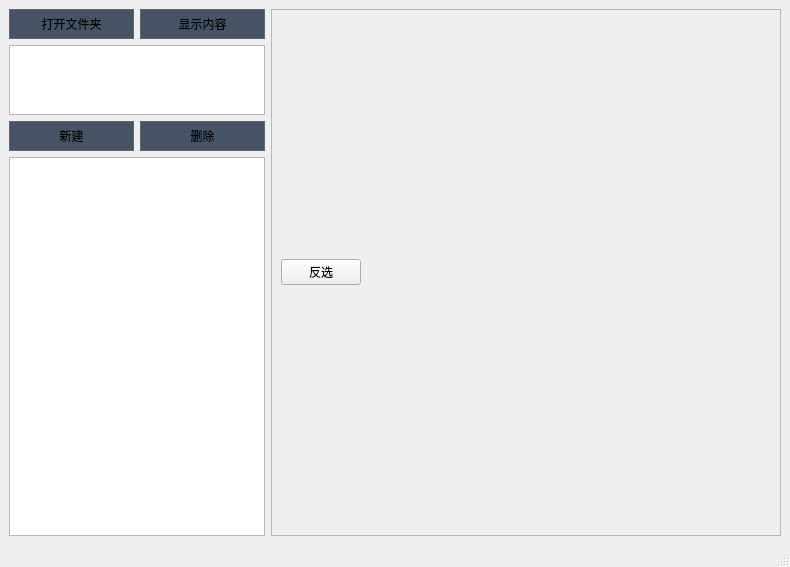
<?xml version="1.0" encoding="UTF-8"?>
<ui version="4.0">
 <class>labels_settings</class>
 <widget class="QMainWindow" name="labels_settings">
  <property name="geometry">
   <rect>
    <x>0</x>
    <y>0</y>
    <width>790</width>
    <height>567</height>
   </rect>
  </property>
  <property name="windowTitle">
   <string>MainWindow</string>
  </property>
  <widget class="QWidget" name="centralwidget">
   <layout class="QGridLayout" name="gridLayout">
    <item row="0" column="0">
     <layout class="QHBoxLayout" name="horizontalLayout" stretch="0,2">
      <item>
       <layout class="QVBoxLayout" name="verticalLayout" stretch="0,1,0,10,0">
        <item>
         <layout class="QHBoxLayout" name="horizontalLayout_4">
          <item>
           <widget class="QPushButton" name="open">
            <property name="styleSheet">
             <string notr="true">QPushButton {
    background-color: #455364; /* 默认颜色，浅灰色 */
    border: 1px solid #666666; /* 灰色的边框 */
    padding: 5px 10px;
}

QPushButton:hover {
    background-color: #54687a; /* 鼠标悬停时的颜色，稍浅的灰色 */
}

QPushButton:pressed {
    background-color: #455364; /* 鼠标点击时的颜色，稍深的灰色 */
}
</string>
            </property>
            <property name="text">
             <string>打开文件夹</string>
            </property>
           </widget>
          </item>
          <item>
           <widget class="QPushButton" name="pushButton">
            <property name="toolTip">
             <string>显示内容</string>
            </property>
            <property name="styleSheet">
             <string notr="true">QPushButton {
    background-color: #455364; /* 默认颜色，浅灰色 */
    border: 1px solid #666666; /* 灰色的边框 */
    padding: 5px 10px;
}

QPushButton:hover {
    background-color: #54687a; /* 鼠标悬停时的颜色，稍浅的灰色 */
}

QPushButton:pressed {
    background-color: #455364; /* 鼠标点击时的颜色，稍深的灰色 */
}
</string>
            </property>
            <property name="text">
             <string>显示内容</string>
            </property>
           </widget>
          </item>
         </layout>
        </item>
        <item>
         <widget class="QListWidget" name="models_list"/>
        </item>
        <item>
         <layout class="QHBoxLayout" name="horizontalLayout_2">
          <item>
           <widget class="QPushButton" name="pushButton_2">
            <property name="toolTip">
             <string>新建</string>
            </property>
            <property name="autoFillBackground">
             <bool>false</bool>
            </property>
            <property name="styleSheet">
             <string notr="true">QPushButton {
    background-color: #455364; /* 默认颜色，浅灰色 */
    border: 1px solid #666666; /* 灰色的边框 */
    padding: 5px 10px;
}

QPushButton:hover {
    background-color: #54687a; /* 鼠标悬停时的颜色，稍浅的灰色 */
}

QPushButton:pressed {
    background-color: #455364; /* 鼠标点击时的颜色，稍深的灰色 */
}
</string>
            </property>
            <property name="text">
             <string>新建</string>
            </property>
           </widget>
          </item>
          <item>
           <widget class="QPushButton" name="delete_2">
            <property name="toolTip">
             <string>删除</string>
            </property>
            <property name="styleSheet">
             <string notr="true">QPushButton {
    background-color: #455364; /* 默认颜色，浅灰色 */
    border: 1px solid #666666; /* 灰色的边框 */
    padding: 5px 10px;
}

QPushButton:hover {
    background-color: #54687a; /* 鼠标悬停时的颜色，稍浅的灰色 */
}

QPushButton:pressed {
    background-color: #455364; /* 鼠标点击时的颜色，稍深的灰色 */
}
</string>
            </property>
            <property name="text">
             <string>删除</string>
            </property>
           </widget>
          </item>
         </layout>
        </item>
        <item>
         <widget class="QListWidget" name="sets_list"/>
        </item>
        <item>
         <layout class="QHBoxLayout" name="horizontalLayout_3"/>
        </item>
       </layout>
      </item>
      <item>
       <widget class="QScrollArea" name="scrollArea">
        <property name="widgetResizable">
         <bool>true</bool>
        </property>
        <widget class="QWidget" name="scrollAreaWidgetContents_3">
         <property name="geometry">
          <rect>
           <x>0</x>
           <y>0</y>
           <width>504</width>
           <height>525</height>
          </rect>
         </property>
         <layout class="QGridLayout" name="gridLayout_2">
          <item row="0" column="0">
           <layout class="QVBoxLayout" name="verticalLayout_2" stretch="1,10">
            <item>
             <layout class="QHBoxLayout" name="horizontalLayout_6">
              <item>
               <widget class="QPushButton" name="fan">
                <property name="text">
                 <string>反选</string>
                </property>
               </widget>
              </item>
              <item>
               <spacer name="horizontalSpacer">
                <property name="orientation">
                 <enum>Qt::Horizontal</enum>
                </property>
                <property name="sizeHint" stdset="0">
                 <size>
                  <width>40</width>
                  <height>20</height>
                 </size>
                </property>
               </spacer>
              </item>
             </layout>
            </item>
            <item>
             <layout class="QVBoxLayout" name="labels_part_2">
              <property name="topMargin">
               <number>0</number>
              </property>
             </layout>
            </item>
           </layout>
          </item>
         </layout>
        </widget>
       </widget>
      </item>
     </layout>
    </item>
   </layout>
  </widget>
  <widget class="QStatusBar" name="statusbar"/>
 </widget>
 <resources/>
 <connections/>
</ui>
